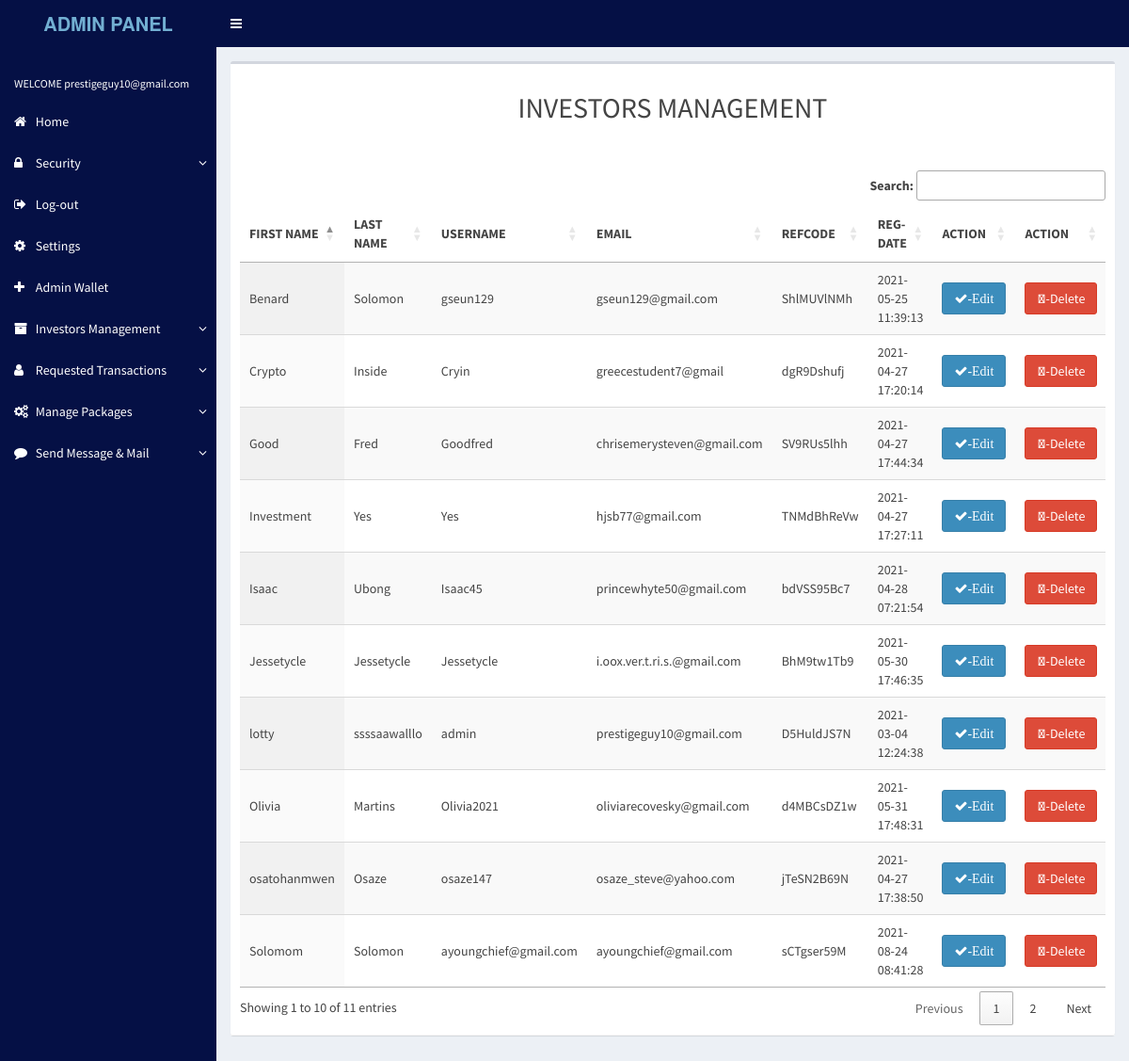
/admin/c2wad/edit.php (signed in), run on the app's committed database.
### tables this page shows
CREATE TABLE `users` (
  `id` int(6) NOT NULL,
  `fname` varchar(255) NOT NULL,
  `lname` varchar(255) NOT NULL,
  `username` varchar(200) NOT NULL,
  `email` varchar(200) NOT NULL,
  `password` varchar(200) NOT NULL,
  `token` varchar(10) NOT NULL,
  `refcode` varchar(10) NOT NULL,
  `package` varchar(200) NOT NULL,
  `image` varchar(2000) NOT NULL,
  `verify` tinyint(4) NOT NULL,
  `session` tinyint(4) NOT NULL,
  `activate` tinyint(4) NOT NULL,
  `referred` varchar(100) NOT NULL,
  `profit` double NOT NULL,
  `refbonus` double NOT NULL,
  `walletbalance` double NOT NULL,
  `pm` varchar(100) NOT NULL,
  `eth` varchar(100) NOT NULL,
  `btc` varchar(100) NOT NULL,
  `2fa` tinyint(4) NOT NULL,
  `pname` varchar(111) NOT NULL,
  `increase` double NOT NULL,
  `bonus` double NOT NULL,
  `duration` int(111) NOT NULL,
  `pdate` varchar(111) NOT NULL,
  `froms` double NOT NULL,
  `usd` double NOT NULL,
  `date` timestamp NOT NULL DEFAULT current_timestamp(),
  `phone` varchar(100) NOT NULL,
  `address` varchar(100) NOT NULL,
  `country` varchar(100) NOT NULL
);

### admin/c2wad/edit.php (the view, shortened to what this page needs)
<?php
include "../../config/db.php";
include "header.php";
?>
  <link rel="stylesheet" type="text/css" href="https://cdn.datatables.net/1.10.19/css/jquery.dataTables.css">
  <link rel="stylesheet" href=" https://code.jquery.com/ui/1.12.1/themes/base/jquery-ui.css">
  <link rel="stylesheet" href=" https://cdn.datatables.net/1.10.19/css/dataTables.jqueryui.min.css">
  <link rel="stylesheet" href=" https://cdn.datatables.net/buttons/1.5.6/css/buttons.jqueryui.min.css">
  <link rel="stylesheet" href=" https://cdn.datatables.net/1.10.19/css/dataTables.bootstrap.min.css">
  <link rel="stylesheet" href=" https://cdn.datatables.net/buttons/1.5.6/css/buttons.bootstrap.min.css">
  <link rel="stylesheet" href="">
  </head>
  <body>
  <div class="content-wrapper">
  <section class="content">
<div style="width:100%">
          <div class="box box-default">
            <div class="box-header with-border">
	<div class="row">
		 <h2 class="text-center">INVESTORS MANAGEMENT</h2>
          <div class="col-md-12 col-sm-12 col-sx-12">
               <div class="table-responsive">
                     <table class="display"  id="example">
                                    <thead>
                                        <tr>
                                        <th>FIRST NAME</th>
                                        <th>LAST NAME</th>
                                            <th>USERNAME</th>
                                            <th>EMAIL</th>
                                            <th>REFCODE</th>
                                            <th>REG-DATE </th>
                                            <th>ACTION</th>
                                             <th>ACTION</th>
                                        </tr>
                                    </thead>
                                    <tbody>
                                    <?php
                                    $sql= "SELECT * FROM users ORDER BY id DESC";
			  $result = mysqli_query($link,$sql);
			  if(mysqli_num_rows($result) > 0){
				  while($row = mysqli_fetch_assoc($result)){
				  ?>
                                        <tr class="odd gradeX">
                                                     <form  action="edit.php" method="POST">
                                                     <td><?php echo $row['fname'];?></td>
                                                     <td><?php echo $row['lname'];?></td>
                                            <td><?php echo $row['username'];?></td>
                                            <td><?php echo $row['email'];?></td>
                                            <td><?php echo $row['refcode'];?></td>
                                             <td><?php echo $row['date'];?></td>
                                           <td style="display:none"><input type="hidden" name="email" value="<?php echo $row['email'];?>"</td>
                                            <td> <a href="user-edit.php?email=<?php echo $row['email']?>">
                                            <button type="button" name="edit" style="width:100%" class="btn btn-primary"><span class="fa fa-check">-Edit </span></button></a></td>
                                           <td><button type="submit" name="delete" style="width:100%" class="btn btn-danger"><span class="fas fa-trash">-Delete </span></button></td>
</form>
                                        </tr>
<?php
          }
          }
?>
                                     </tbody>
                                </table>
                            </div>
                        </div>
      </div>
      </div>
      </div>
      </div>
      </div>
  </body>
</html>

### admin/c2wad/header.php (style rules this page uses)
a { color:#fff; }

### admin/c2wad/edit.php (style rules this page uses)
.table-responsive { overflow-x: hidden; }
@media (max-width: 8000px) { .table-responsive { overflow-x: auto; } }

### data on the page
users: fname "Solomom", lname "Solomon", username "ayoungchief@gmail.com", email "ayoungchief@gmail.com", refcode "sCTgser59M", date "2021-08-24 08:41:28"
users: fname "Olivia", lname "Martins", username "Olivia2021", email "oliviarecovesky@gmail.com", refcode "d4MBCsDZ1w", date "2021-05-31 17:48:31"
users: fname "Jessetycle", lname "Jessetycle", username "Jessetycle", email "i.oox.ver.t.ri.s.@gmail.com", refcode "BhM9tw1Tb9", date "2021-05-30 17:46:35"
users: fname "Benard", lname "Solomon", username "gseun129", email "gseun129@gmail.com", refcode "ShlMUVlNMh", date "2021-05-25 11:39:13"
users: fname "Isaac", lname "Ubong", username "Isaac45", email "princewhyte50@gmail.com", refcode "bdVSS95Bc7", date "2021-04-28 07:21:54"
users: fname "Good", lname "Fred", username "Goodfred", email "chrisemerysteven@gmail.com", refcode "SV9RUs5lhh", date "2021-04-27 17:44:34"
users: fname "osatohanmwen", lname "Osaze", username "osaze147", email "osaze_steve@yahoo.com", refcode "jTeSN2B69N", date "2021-04-27 17:38:50"
users: fname "Investment", lname "Yes", username "Yes", email "hjsb77@gmail.com", refcode "TNMdBhReVw", date "2021-04-27 17:27:11"
users: fname "Crypto", lname "Inside", username "Cryin", email "greecestudent7@gmail", refcode "dgR9Dshufj", date "2021-04-27 17:20:14"
users: fname "lotty", lname "ssssaawalllo", username "admin", email "prestigeguy10@gmail.com", refcode "D5HuldJS7N", date "2021-03-04 12:24:38"

### other printed values
$_SESSION['email'] "prestigeguy10@gmail.com"
